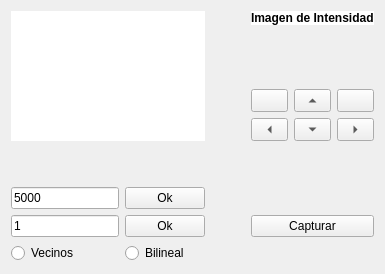
      <widget class="QWidget" name="intensidadTab">
       <property name="sizePolicy">
        <sizepolicy hsizetype="Preferred" vsizetype="Preferred">
         <horstretch>0</horstretch>
         <verstretch>0</verstretch>
        </sizepolicy>
       </property>
       <attribute name="title">
        <string>Intensidad</string>
       </attribute>
       <layout class="QGridLayout" name="gridLayout">
        <item row="9" column="0">
         <widget class="QRadioButton" name="radioButton_2">
          <property name="text">
           <string>Vecinos</string>
          </property>
          <attribute name="buttonGroup">
           <string notr="true">interpolacion</string>
          </attribute>
         </widget>
        </item>
        <item row="9" column="1">
         <widget class="QRadioButton" name="radioButton_3">
          <property name="text">
           <string>Bilineal</string>
          </property>
          <attribute name="buttonGroup">
           <string notr="true">interpolacion</string>
          </attribute>
         </widget>
        </item>
        <item row="7" column="0">
         <widget class="QLineEdit" name="lineEdit">
          <property name="text">
           <string>5000</string>
          </property>
          <property name="readOnly">
           <bool>false</bool>
          </property>
          <property name="placeholderText">
           <string>Exposición</string>
          </property>
         </widget>
        </item>
        <item row="7" column="1">
         <widget class="QPushButton" name="pushButton_2">
          <property name="text">
           <string>Ok</string>
          </property>
         </widget>
        </item>
        <item row="4" column="3">
         <widget class="QToolButton" name="toolButton_5">
          <property name="sizePolicy">
           <sizepolicy hsizetype="Minimum" vsizetype="Fixed">
            <horstretch>0</horstretch>
            <verstretch>0</verstretch>
           </sizepolicy>
          </property>
          <property name="cursor">
           <cursorShape>PointingHandCursor</cursorShape>
          </property>
          <property name="text">
           <string/>
          </property>
          <property name="icon">
           <iconset>
            <normaloff>../../../../Descargas/larrow.png</normaloff>../../../../Descargas/larrow.png</iconset>
          </property>
          <property name="toolButtonStyle">
           <enum>Qt::ToolButtonIconOnly</enum>
          </property>
          <property name="arrowType">
           <enum>Qt::NoArrow</enum>
          </property>
         </widget>
        </item>
        <item row="6" column="0">
         <spacer name="verticalSpacer_2">
          <property name="orientation">
           <enum>Qt::Vertical</enum>
          </property>
          <property name="sizeHint" stdset="0">
           <size>
            <width>20</width>
            <height>40</height>
           </size>
          </property>
         </spacer>
        </item>
        <item row="8" column="0">
         <widget class="QLineEdit" name="lineEdit_2">
          <property name="text">
           <string>1</string>
          </property>
          <property name="readOnly">
           <bool>false</bool>
          </property>
          <property name="placeholderText">
           <string>Num. Promedios</string>
          </property>
         </widget>
        </item>
        <item row="4" column="4">
         <widget class="QToolButton" name="toolButton">
          <property name="sizePolicy">
           <sizepolicy hsizetype="Minimum" vsizetype="Fixed">
            <horstretch>0</horstretch>
            <verstretch>0</verstretch>
           </sizepolicy>
          </property>
          <property name="cursor">
           <cursorShape>PointingHandCursor</cursorShape>
          </property>
          <property name="text">
           <string>...</string>
          </property>
          <property name="arrowType">
           <enum>Qt::UpArrow</enum>
          </property>
         </widget>
        </item>
        <item row="1" column="3">
         <spacer name="verticalSpacer">
          <property name="orientation">
           <enum>Qt::Vertical</enum>
          </property>
          <property name="sizeHint" stdset="0">
           <size>
            <width>20</width>
            <height>40</height>
           </size>
          </property>
         </spacer>
        </item>
        <item row="4" column="5">
         <widget class="QToolButton" name="toolButton_6">
          <property name="sizePolicy">
           <sizepolicy hsizetype="Minimum" vsizetype="Fixed">
            <horstretch>0</horstretch>
            <verstretch>0</verstretch>
           </sizepolicy>
          </property>
          <property name="cursor">
           <cursorShape>PointingHandCursor</cursorShape>
          </property>
          <property name="text">
           <string/>
          </property>
          <property name="icon">
           <iconset>
            <normaloff>../../../../Descargas/rarrow.png</normaloff>../../../../Descargas/rarrow.png</iconset>
          </property>
          <property name="toolButtonStyle">
           <enum>Qt::ToolButtonIconOnly</enum>
          </property>
          <property name="arrowType">
           <enum>Qt::NoArrow</enum>
          </property>
         </widget>
        </item>
        <item row="5" column="4">
         <widget class="QToolButton" name="toolButton_2">
          <property name="sizePolicy">
           <sizepolicy hsizetype="Minimum" vsizetype="Fixed">
            <horstretch>0</horstretch>
            <verstretch>0</verstretch>
           </sizepolicy>
          </property>
          <property name="cursor">
           <cursorShape>PointingHandCursor</cursorShape>
          </property>
          <property name="text">
           <string>...</string>
          </property>
          <property name="arrowType">
           <enum>Qt::DownArrow</enum>
          </property>
         </widget>
        </item>
        <item row="8" column="1">
         <widget class="QPushButton" name="pushButton_4">
          <property name="text">
           <string>Ok</string>
          </property>
         </widget>
        </item>
        <item row="8" column="3" colspan="3">
         <widget class="QPushButton" name="pushButton_3">
          <property name="text">
           <string>Capturar</string>
          </property>
         </widget>
        </item>
        <item row="5" column="3">
         <widget class="QToolButton" name="toolButton_4">
          <property name="sizePolicy">
           <sizepolicy hsizetype="Minimum" vsizetype="Fixed">
            <horstretch>0</horstretch>
            <verstretch>0</verstretch>
           </sizepolicy>
          </property>
          <property name="cursor">
           <cursorShape>PointingHandCursor</cursorShape>
          </property>
          <property name="text">
           <string>...</string>
          </property>
          <property name="arrowType">
           <enum>Qt::LeftArrow</enum>
          </property>
         </widget>
        </item>
        <item row="5" column="5">
         <widget class="QToolButton" name="toolButton_3">
          <property name="sizePolicy">
           <sizepolicy hsizetype="Minimum" vsizetype="Fixed">
            <horstretch>0</horstretch>
            <verstretch>0</verstretch>
           </sizepolicy>
          </property>
          <property name="cursor">
           <cursorShape>PointingHandCursor</cursorShape>
          </property>
          <property name="text">
           <string>...</string>
          </property>
          <property name="arrowType">
           <enum>Qt::RightArrow</enum>
          </property>
         </widget>
        </item>
        <item row="0" column="0" rowspan="6" colspan="2">
         <widget class="QLabel" name="S011">
          <property name="maximumSize">
           <size>
            <width>500</width>
            <height>400</height>
           </size>
          </property>
          <property name="styleSheet">
           <string notr="true">background: rgb(255, 255, 255)</string>
          </property>
          <property name="text">
           <string/>
          </property>
         </widget>
        </item>
        <item row="0" column="3" colspan="3">
         <widget class="QLabel" name="label">
          <property name="styleSheet">
           <string notr="true">background: rgb(255, 255, 255);
font-weight: bold;
</string>
          </property>
          <property name="text">
           <string>Imagen de Intensidad</string>
          </property>
         </widget>
        </item>
        <item row="8" column="2">
         <spacer name="horizontalSpacer">
          <property name="orientation">
           <enum>Qt::Horizontal</enum>
          </property>
          <property name="sizeHint" stdset="0">
           <size>
            <width>40</width>
            <height>20</height>
           </size>
          </property>
         </spacer>
        </item>
       </layout>
      </widget>
